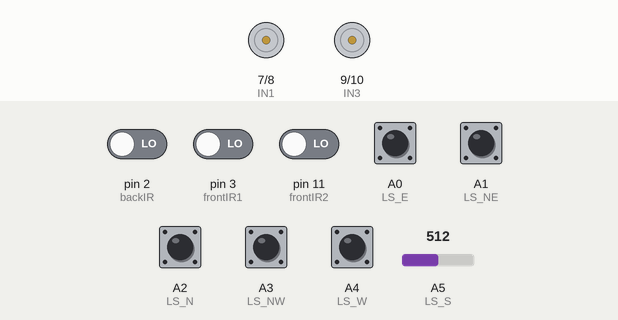
A sketch run on a simulated Arduino Uno, built for the host (arithmetic inside an expression is 32-bit, double 64-bit). Parts: motor-driver pin pairs drawn as motors (green arrow = first pin HIGH = forward, orange = second pin HIGH = backward, longer = more drive, scaled by the enable pin). The inputs (shaded band) are chosen by the test bench; at power-on: A0 (LS_E), A1 (LS_NE), A2 (LS_N), A3 (LS_NW), A4 (LS_W) HIGH, pin 2 (backIR), pin 3 (frontIR1), pin 11 (frontIR2) LOW, A5 (LS_S) = 512.

Above: at 0.1 s.
At 5.8 s:
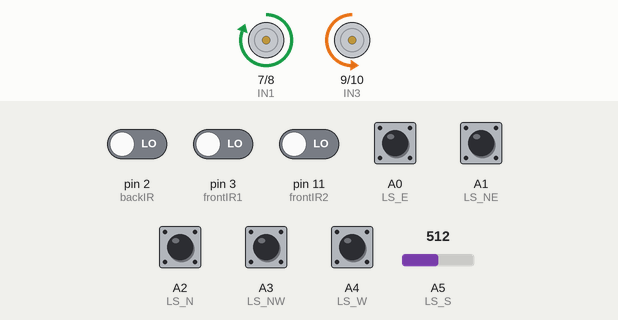
Timing chart, 0 to 5.0 s (numbered marks = the images above; inputs shaded):
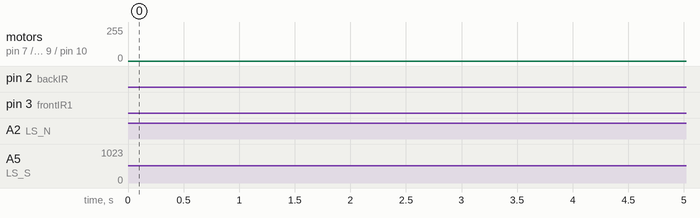

The sketch:

sumobot_claudecode_millis.ino
```cpp
// --- Motor Driver Pins (XY-160D) ---
const int ENA = 5;
const int IN1 = 7;
const int IN2 = 8;
const int ENB = 6;
const int IN3 = 9;
const int IN4 = 10;

// --- E3Z-D62 Opponent Sensors (LOW = opponent detected, NPN) ---
const int LS_E  = A0;
const int LS_NE = A1;
const int LS_N  = A2;
const int LS_NW = A3;
const int LS_W  = A4;

// --- Sharp IR Sensor (analog, distance-based) ---
const int LS_S = A5;

// --- TCRT5000 Edge Sensors (HIGH = white/edge detected) ---
const int backIR   = 2;
const int frontIR1 = 3;
const int frontIR2 = 11;

// --- Motor Speed Constants ---
const int FULL_SPEED   = 255;
const int TURN_SPEED   = 200;
const int SEARCH_SPEED = 180;
const int BACK_SPEED   = 220;

// --- Sharp IR Threshold ---
const float SHARP_DETECT_CM = 20.0;

// --- Timing (all in milliseconds) ---
const unsigned long START_DELAY_MS   = 5000;
const unsigned long STRATEGY_TIME_MS = 1800;
const unsigned long BACK_AVOID_MS    = 280;
const unsigned long TURN_AVOID_MS    = 350;
const unsigned long PAPER_NUDGE_MS   = 200;
const unsigned long PAPER_BACK_MS    = 250;
const unsigned long SPIN_180_MS      = 400;

// ============================================================
//  STATE MACHINE
//  Every distinct timed action is its own state.
//  loop() checks which state is active and whether its timer
//  has expired, then transitions to the next state.
// ============================================================

enum State {
  STATE_START_WAIT,   // waiting out the 5-second start delay
  STATE_STRATEGY,     // executing the opening half-moon arc
  STATE_SEARCH,       // spinning to find opponent
  STATE_ATTACK,       // charging / steering toward opponent
  STATE_PAPER_NUDGE,  // nudging forward to lift paper
  STATE_PAPER_BACK,   // backing up after failed paper test
  STATE_EDGE_REVERSE, // reversing away from edge
  STATE_EDGE_TURN,    // turning after reversing
  STATE_SPIN_180,     // spinning 180 to face rear opponent
};

State currentState    = STATE_START_WAIT;
State edgeReturnState = STATE_SEARCH;  // where to go after edge avoidance
unsigned long stateTimer = 0;          // millis() timestamp of last state entry
bool edgeTurnRight = true;             // direction to turn during edge avoidance

// ============================================================
//  SHARP IR - DISTANCE HELPER
// ============================================================

float sharpReadCm() {
  int raw = analogRead(LS_S);
  if (raw == 0) return 9999.0;
  float voltage = raw * 0.0048828125;  // raw * (5.0 / 1023)
  return 13.0 * pow(voltage, -1);
}

bool opponentS() {
  return sharpReadCm() < SHARP_DETECT_CM;
}

// ============================================================
//  LOW-LEVEL MOTOR HELPERS
// ============================================================

void motorLeft(int speed) {
  if (speed >= 0) {
    digitalWrite(IN1, HIGH);
    digitalWrite(IN2, LOW);
  } else {
    digitalWrite(IN1, LOW);
    digitalWrite(IN2, HIGH);
    speed = -speed;
  }
  for (int s = 100; s < speed; s++) {
    analogWrite(ENA, constrain(s, 0, 255));
  }
  analogWrite(ENA, constrain(speed, 0, 255));
}

void motorRight(int speed) {
  if (speed >= 0) {
    digitalWrite(IN3, HIGH);
    digitalWrite(IN4, LOW);
  } else {
    digitalWrite(IN3, LOW);
    digitalWrite(IN4, HIGH);
    speed = -speed;
  }
  for (int s = 100; s < speed; s++) {
    analogWrite(ENB, constrain(s, 0, 255));
  }
  analogWrite(ENB, constrain(speed, 0, 255));
}

void stopMotors() {
  analogWrite(ENA, 0);
  analogWrite(ENB, 0);
  digitalWrite(IN1, LOW); digitalWrite(IN2, LOW);
  digitalWrite(IN3, LOW); digitalWrite(IN4, LOW);
}

// ============================================================
//  DRIVE PRIMITIVES
// ============================================================

void driveForward(int spd)  { motorLeft(spd);    motorRight(spd);   }
void driveBackward(int spd) { motorLeft(-spd);   motorRight(-spd);  }
void spinRight(int spd)     { motorLeft(spd);    motorRight(-spd);  }
void spinLeft(int spd)      { motorLeft(-spd);   motorRight(spd);   }
void curveLeft(int spd)     { motorLeft(spd/2);  motorRight(spd);   }
void curveRight(int spd)    { motorLeft(spd);    motorRight(spd/2); }

// ============================================================
//  SENSOR READERS
// ============================================================

bool opponentE()  { return digitalRead(LS_E)  == LOW; }
bool opponentNE() { return digitalRead(LS_NE) == LOW; }
bool opponentN()  { return digitalRead(LS_N)  == LOW; }
bool opponentNW() { return digitalRead(LS_NW) == LOW; }
bool opponentW()  { return digitalRead(LS_W)  == LOW; }

bool edgeFrontLeft()  { return digitalRead(frontIR1) == HIGH; }
bool edgeFrontRight() { return digitalRead(frontIR2) == HIGH; }
bool edgeBack()       { return digitalRead(backIR)   == HIGH; }

bool anyOpponent() {
  return opponentN() || opponentNE() || opponentNW() ||
         opponentE() || opponentW()  || opponentS();
}

// ============================================================
//  STATE TRANSITION HELPERS
// ============================================================

void enterState(State s) {
  currentState = s;
  stateTimer   = millis();
}

bool timerExpired(unsigned long duration) {
  return (millis() - stateTimer) >= duration;
}

// ============================================================
//  SETUP
// ============================================================

void setup() {
  pinMode(ENA, OUTPUT); pinMode(IN1, OUTPUT); pinMode(IN2, OUTPUT);
  pinMode(ENB, OUTPUT); pinMode(IN3, OUTPUT); pinMode(IN4, OUTPUT);

  pinMode(LS_E,  INPUT_PULLUP);
  pinMode(LS_NE, INPUT_PULLUP);
  pinMode(LS_N,  INPUT_PULLUP);
  pinMode(LS_NW, INPUT_PULLUP);
  pinMode(LS_W,  INPUT_PULLUP);
  // LS_S is analog - no pinMode needed

  pinMode(backIR,   INPUT);
  pinMode(frontIR1, INPUT);
  pinMode(frontIR2, INPUT);

  stopMotors();
  enterState(STATE_START_WAIT);
}

// ============================================================
//  MAIN LOOP - pure state machine, zero blocking delays
// ============================================================

void loop() {

  // ----------------------------------------------------------
  //  STATE_START_WAIT
  //  Sit still for 5 seconds (competition rule).
  // ----------------------------------------------------------
  if (currentState == STATE_START_WAIT) {
    stopMotors();
    if (timerExpired(START_DELAY_MS)) {
      enterState(STATE_STRATEGY);
    }
    return;
  }

  // ----------------------------------------------------------
  //  STATE_STRATEGY
  //  Half-moon arc around the dohyo perimeter.
  //  Exits early if edge or opponent is detected.
  // ----------------------------------------------------------
  if (currentState == STATE_STRATEGY) {
    bool fl = edgeFrontLeft();
    bool fr = edgeFrontRight();
    bool bk = edgeBack();

    if (fl || fr || bk) {
      edgeTurnRight   = !fl;           // front-left edge -> turn right; else turn left
      edgeReturnState = STATE_STRATEGY; // resume strategy after avoidance
      driveBackward(FULL_SPEED);
      enterState(STATE_EDGE_REVERSE);
      return;
    }

    if (anyOpponent()) {
      enterState(STATE_ATTACK);
      return;
    }

    if (!timerExpired(STRATEGY_TIME_MS)) {
      // Wide right arc: left motor full, right motor ~40%
      motorLeft(FULL_SPEED);
      motorRight(100);
      return;
    }

    stopMotors();
    enterState(STATE_SEARCH);
    return;
  }

  // ----------------------------------------------------------
  //  EDGE AVOIDANCE - shared check for all combat states
  //  Placed here so every combat state below is protected.
  // ----------------------------------------------------------
  if (currentState == STATE_SEARCH  ||
      currentState == STATE_ATTACK  ||
      currentState == STATE_SPIN_180) {
    bool fl = edgeFrontLeft();
    bool fr = edgeFrontRight();
    bool bk = edgeBack();

    if (fl || fr || bk) {
      edgeTurnRight   = !fl;
      edgeReturnState = STATE_SEARCH;
      driveBackward(FULL_SPEED);
      enterState(STATE_EDGE_REVERSE);
      return;
    }
  }

  // ----------------------------------------------------------
  //  STATE_EDGE_REVERSE
  //  Reverse for BACK_AVOID_MS, then transition to EDGE_TURN.
  // ----------------------------------------------------------
  if (currentState == STATE_EDGE_REVERSE) {
    driveBackward(FULL_SPEED);
    if (timerExpired(BACK_AVOID_MS)) {
      edgeTurnRight ? spinRight(TURN_SPEED) : spinLeft(TURN_SPEED);
      enterState(STATE_EDGE_TURN);
    }
    return;
  }

  // ----------------------------------------------------------
  //  STATE_EDGE_TURN
  //  Hold turn for TURN_AVOID_MS, then return to saved state.
  // ----------------------------------------------------------
  if (currentState == STATE_EDGE_TURN) {
    edgeTurnRight ? spinRight(TURN_SPEED) : spinLeft(TURN_SPEED);
    if (timerExpired(TURN_AVOID_MS)) {
      enterState(edgeReturnState);
    }
    return;
  }

  // ----------------------------------------------------------
  //  STATE_SEARCH
  //  Spin slowly until any opponent sensor fires.
  // ----------------------------------------------------------
  if (currentState == STATE_SEARCH) {
    if (anyOpponent()) {
      enterState(STATE_ATTACK);
      return;
    }
    spinRight(SEARCH_SPEED);
    return;
  }

  // ----------------------------------------------------------
  //  STATE_ATTACK
  //  Steer toward the opponent.
  //  LS_N fires the paper test via STATE_PAPER_NUDGE.
  // ----------------------------------------------------------
  if (currentState == STATE_ATTACK) {
    if (!anyOpponent()) {
      stopMotors();
      enterState(STATE_SEARCH);
      return;
    }

    if (opponentN()) {
      // Start nudge - motor call happens in STATE_PAPER_NUDGE
      driveForward(FULL_SPEED);
      enterState(STATE_PAPER_NUDGE);
      return;
    }
    if (opponentNE()) { curveRight(FULL_SPEED); return; }
    if (opponentNW()) { curveLeft(FULL_SPEED);  return; }
    if (opponentE())  { spinRight(TURN_SPEED);  return; }
    if (opponentW())  { spinLeft(TURN_SPEED);   return; }
    if (opponentS())  {
      spinRight(FULL_SPEED);
      enterState(STATE_SPIN_180);
      return;
    }
    return;
  }

  // ----------------------------------------------------------
  //  STATE_PAPER_NUDGE
  //  Keep moving forward for PAPER_NUDGE_MS, then re-check
  //  LS_N to determine if the detection was paper or opponent.
  // ----------------------------------------------------------
  if (currentState == STATE_PAPER_NUDGE) {
    if (!timerExpired(PAPER_NUDGE_MS)) {
      driveForward(FULL_SPEED);  // keep nudging
      return;
    }

    stopMotors();

    if (opponentN()) {
      // Real opponent confirmed - go back to attacking
      enterState(STATE_ATTACK);
    } else {
      // Was paper - back up
      driveBackward(BACK_SPEED);
      enterState(STATE_PAPER_BACK);
    }
    return;
  }

  // ----------------------------------------------------------
  //  STATE_PAPER_BACK
  //  Reverse for PAPER_BACK_MS after failed paper test,
  //  then search.
  // ----------------------------------------------------------
  if (currentState == STATE_PAPER_BACK) {
    driveBackward(BACK_SPEED);
    if (timerExpired(PAPER_BACK_MS)) {
      stopMotors();
      enterState(STATE_SEARCH);
    }
    return;
  }

  // ----------------------------------------------------------
  //  STATE_SPIN_180
  //  Spin for SPIN_180_MS to face a rear opponent, then attack.
  // ----------------------------------------------------------
  if (currentState == STATE_SPIN_180) {
    spinRight(FULL_SPEED);
    if (timerExpired(SPIN_180_MS)) {
      enterState(STATE_ATTACK);
    }
    return;
  }
}
```
